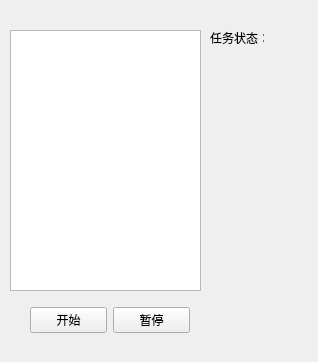
<?xml version="1.0" encoding="UTF-8"?>
<ui version="4.0">
 <class>Form</class>
 <widget class="QWidget" name="Form">
  <property name="geometry">
   <rect>
    <x>0</x>
    <y>0</y>
    <width>318</width>
    <height>362</height>
   </rect>
  </property>
  <property name="windowTitle">
   <string>PyTasker</string>
  </property>
  <widget class="QListWidget" name="listWidget">
   <property name="geometry">
    <rect>
     <x>10</x>
     <y>30</y>
     <width>191</width>
     <height>261</height>
    </rect>
   </property>
  </widget>
  <widget class="QWidget" name="horizontalLayoutWidget">
   <property name="geometry">
    <rect>
     <x>30</x>
     <y>290</y>
     <width>160</width>
     <height>61</height>
    </rect>
   </property>
   <layout class="QHBoxLayout" name="horizontalLayout">
    <item>
     <widget class="QPushButton" name="restart">
      <property name="text">
       <string>开始</string>
      </property>
     </widget>
    </item>
    <item>
     <widget class="QPushButton" name="pause">
      <property name="text">
       <string>暂停</string>
      </property>
     </widget>
    </item>
   </layout>
  </widget>
  <widget class="QLabel" name="label">
   <property name="geometry">
    <rect>
     <x>210</x>
     <y>30</y>
     <width>54</width>
     <height>16</height>
    </rect>
   </property>
   <property name="text">
    <string>任务状态：</string>
   </property>
  </widget>
  <widget class="QLabel" name="task_status">
   <property name="geometry">
    <rect>
     <x>210</x>
     <y>50</y>
     <width>54</width>
     <height>16</height>
    </rect>
   </property>
   <property name="text">
    <string/>
   </property>
  </widget>
 </widget>
 <resources/>
 <connections/>
</ui>
